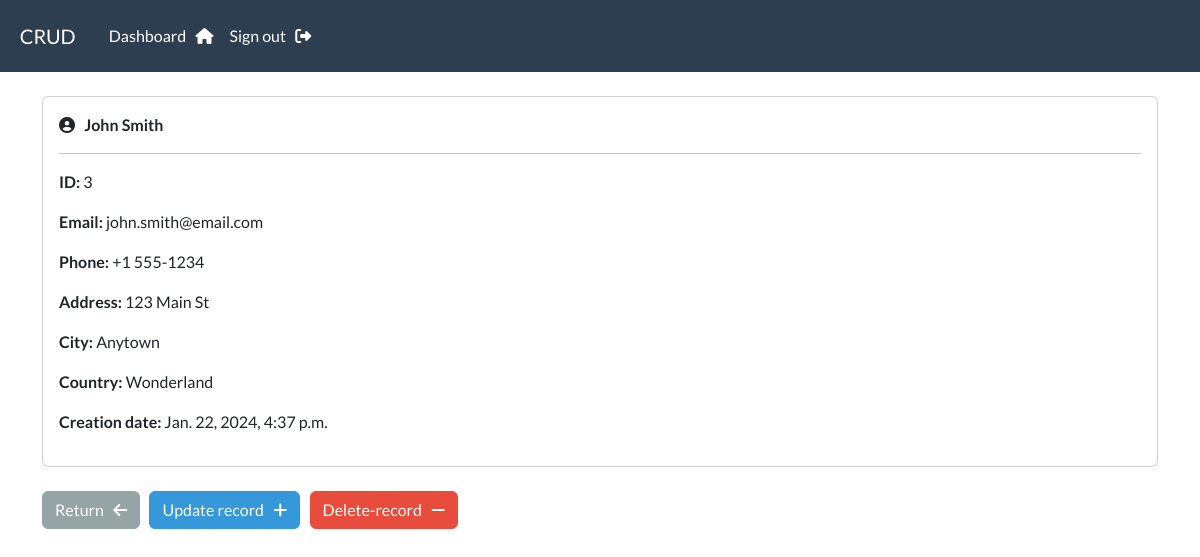
Screenshot of /record/3 (signed in) with the database file from the repository.
### webapp/models.py (models this page shows, shortened)
class Record(models.Model):
    creation_date = models.DateTimeField(auto_now_add=True)
    first_name = models.CharField(max_length=100)
    last_name = models.CharField(max_length=100)
    email = models.CharField(max_length=250)
    phone = models.CharField(max_length=20)
    address = models.CharField(max_length=300)
    city = models.CharField(max_length=250)
    province = models.CharField(max_length=220)
    country = models.CharField(max_length=125)

### webapp/views.py (the view)
# urls.py: path('record/<int:pk>',views.singular_record, name="record"),
@login_required(login_url="my-login")
def singular_record(request, pk):
    all_records = Record.objects.get(id=pk)
    context = {'record':all_records}
    return render(request, 'webapp/view-record.html', context=context)

### webapp/templates/webapp/view-record.html (shortened to what this page needs)
{% extends "webapp/base.html" %}
{% block content %}
 <div class="card">
    <div class="card-body">
        <i class="fa-solid fa-circle-user"></i> &nbsp;
        <strong>{{record.first_name}} {{record.last_name}}</strong> <hr>
        <p><strong>ID:</strong> {{record.id}}</p>
        <p><strong>Email:</strong> {{record.email}}</p>
        <p><strong>Phone:</strong> {{record.phone}}</p>
        <p><strong>Address:</strong> {{record.address}}</p>
        <p><strong>City:</strong> {{record.city}}</p>
        <p><strong>Country:</strong> {{record.country}}</p>
        <p><strong>Creation date:</strong> {{record.creation_date}}</p>
    </div>
 </div>
 <br>
 <a href="{%url 'dashboard'%}" class="btn btn-secondary"> Return &nbsp; <i class="fa-solid fa-arrow-left"></i></a>
 <a href="{%url 'update-record' record.id%}" class="btn btn-info"> Update record &nbsp; <i class="fa-solid fa-plus"></i></a>
 <a href="{%url 'delete-record' record.id%}" class="btn btn-danger"> Delete-record &nbsp; <i class="fa-solid fa-minus"></i></a>
{% endblock content %}

### rows the page displays
Record: first_name "John", last_name "Smith", id "3", email "john.smith@email.com", phone "+1 555-1234", address "123 Main St", city "Anytown", country "Wonderland", creation_date "Jan. 22, 2024, 4:37 p.m."
